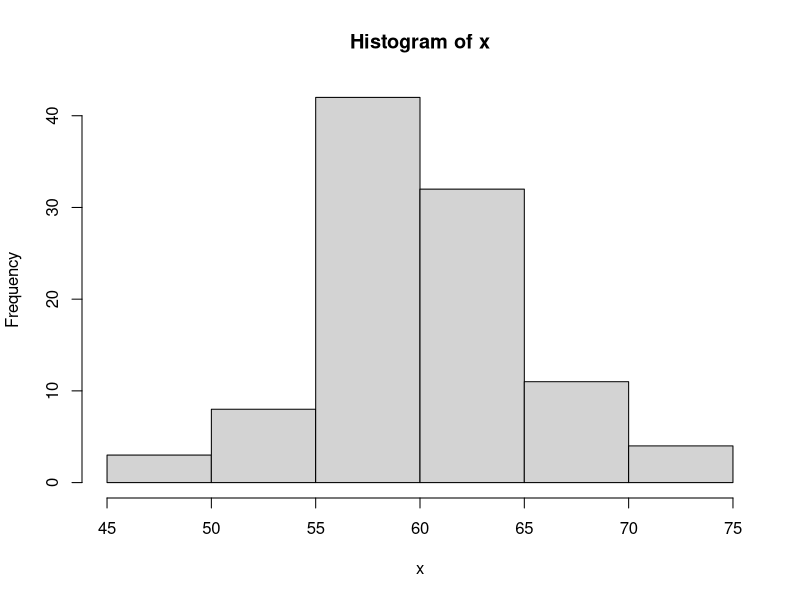
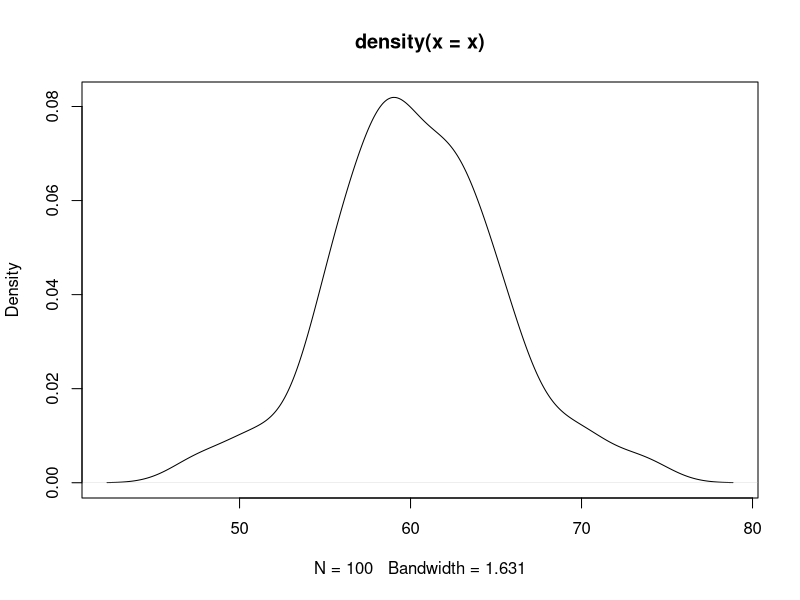

The R source for these figures, in order:
#vectors

x=1
x
print(x)
x1=1:10
x1
x2<-5
x2
x3=c(1,5,7,9,100)
x3
class(x3)
class(x1)

x= rnorm(100,mean = 60,5)
x
hist(x)
plot(density(x))
seq()